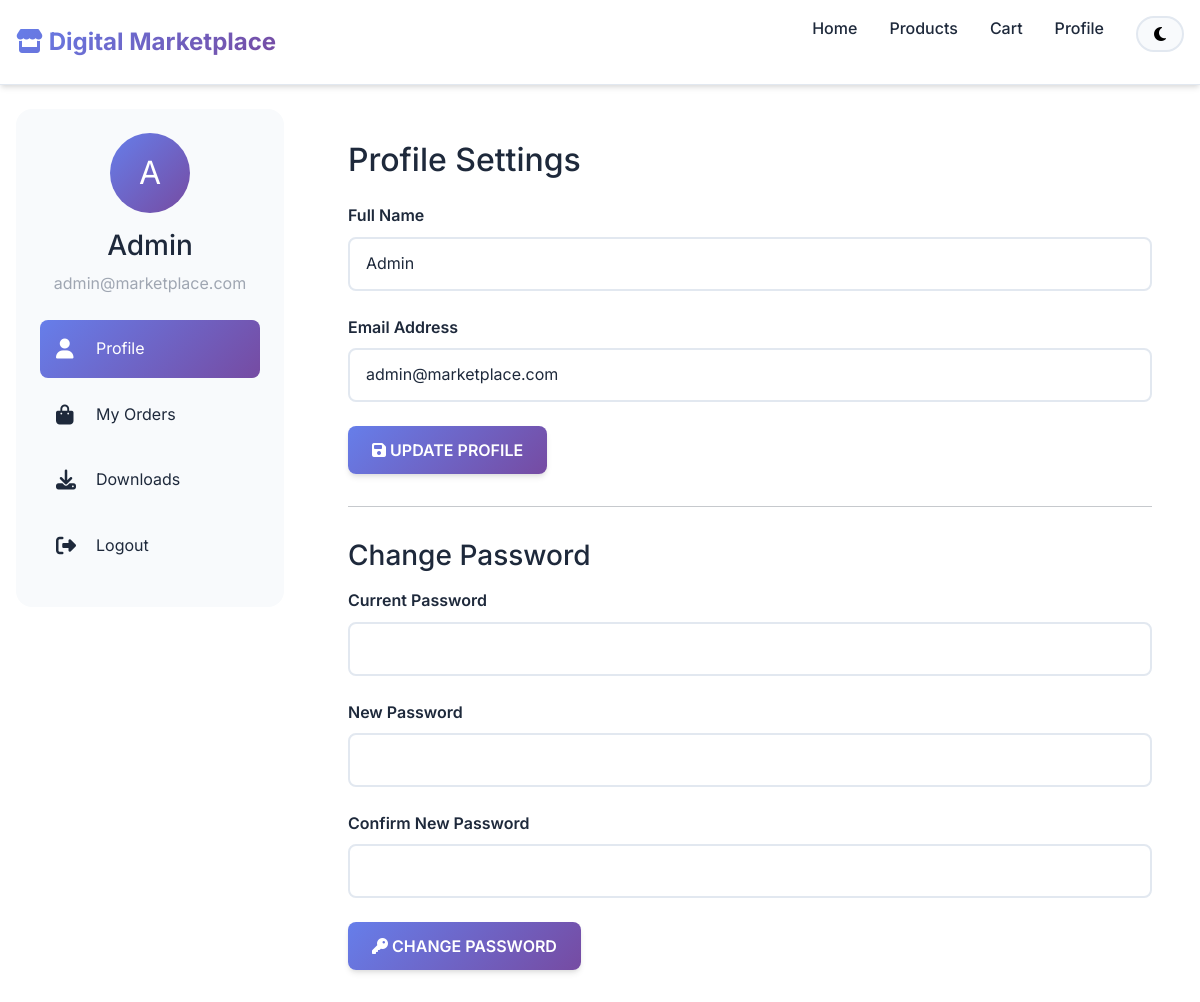
The app's page /ecommerce/pages/profile.php (signed in) with its own data.
### tables this page shows
CREATE TABLE users (
    id INT PRIMARY KEY AUTO_INCREMENT,
    name VARCHAR(100) NOT NULL,
    email VARCHAR(150) UNIQUE NOT NULL,
    password VARCHAR(255) NOT NULL,
    role ENUM('user', 'admin') DEFAULT 'user',
    status ENUM('active', 'blocked') DEFAULT 'active',
    created_at TIMESTAMP DEFAULT CURRENT_TIMESTAMP,
    updated_at TIMESTAMP DEFAULT CURRENT_TIMESTAMP ON UPDATE CURRENT_TIMESTAMP,
    INDEX idx_email (email),
    INDEX idx_role (role)
);

### ecommerce/includes/functions.php (called while the page is built, shortened)
<?php
function baseUrl($path = '') {
    return APP_URL . '/' . ltrim($path, '/');
}
function asset($path) {
    return baseUrl('assets/' . ltrim($path, '/'));
}

### ecommerce/includes/Database.php (called while the page is built, shortened)
<?php
class Database {
    private static $instance = null;
    private $conn;
    private function __construct() {
        try {
            $dsn = "mysql:host=" . DB_HOST . ";dbname=" . DB_NAME . ";charset=utf8mb4";
            $options = [
                PDO::ATTR_ERRMODE => PDO::ERRMODE_EXCEPTION,
                PDO::ATTR_DEFAULT_FETCH_MODE => PDO::FETCH_ASSOC,
                PDO::ATTR_EMULATE_PREPARES => false,
            ];
            $this->conn = new PDO($dsn, DB_USER, DB_PASS, $options);
        } catch (PDOException $e) {
            die("Database connection failed: " . $e->getMessage());
        }
    }
    public static function getInstance() {
        if (self::$instance === null) {
            self::$instance = new self();
        }
        return self::$instance;
    }
    public function getConnection() {
        return $this->conn;
    }
}

### ecommerce/includes/Auth.php (called while the page is built, shortened)
<?php
class Auth {
    private $db;
    public function __construct() {
        $this->db = Database::getInstance()->getConnection();
    }
    public function isLoggedIn() {
        return isset($_SESSION['user_id']);
    }
    public function getCurrentUser() {
        $stmt = $this->db->prepare("SELECT id, name, email, role, created_at FROM users WHERE id = ?");
        $stmt->execute([$_SESSION['user_id']]);
        return $stmt->fetch();
    }
}

### ecommerce/pages/profile.php (the view, shortened to what this page needs)
<?php
require_once '../includes/Database.php';
require_once '../includes/Auth.php';
require_once '../includes/functions.php';
$auth = new Auth();
$user = $auth->getCurrentUser();
$activeTab = isset($_GET['tab']) ? sanitize($_GET['tab']) : 'profile';
?>
<!DOCTYPE html>
<html lang="en">
<head>
    <link rel="stylesheet" href="https://cdnjs.cloudflare.com/ajax/libs/font-awesome/6.4.0/css/all.min.css">
    <link href="https://cdnjs.cloudflare.com/ajax/libs/mdb-ui-kit/6.4.2/mdb.min.css" rel="stylesheet">
    <link rel="stylesheet" href="<?= asset('css/styles.css') ?>">
</head>
<body>
    <nav class="desktop-navbar">
        <div class="container">
            <a href="<?= baseUrl() ?>" class="logo">
                <i class="fas fa-store"></i> Digital Marketplace
            </a>
            <ul class="nav-links">
                <li><a href="<?= baseUrl() ?>">Home</a></li>
                <li><a href="<?= baseUrl('pages/products.php') ?>">Products</a></li>
                <li><a href="<?= baseUrl('pages/cart.php') ?>">Cart</a></li>
                <li><a href="<?= baseUrl('pages/profile.php') ?>" class="active">Profile</a></li>
                <li>
                    <button class="theme-toggle" onclick="toggleTheme()">
                        <i class="fas fa-moon"></i>
                    </button>
                </li>
            </ul>
        </div>
    </nav>
    <div class="container mt-4">
        <div class="grid grid-4" style="gap: 2rem;">
            <div>
                <div class="profile-sidebar">
                    <div class="text-center mb-4">
                        <div class="user-avatar">
                            <?= strtoupper(substr($user['name'], 0, 1)) ?>
                        </div>
                        <h3><?= htmlspecialchars($user['name']) ?></h3>
                        <p class="text-secondary"><?= htmlspecialchars($user['email']) ?></p>
                    </div>
                    <ul class="profile-menu">
                        <li>
                            <a href="?tab=profile" class="<?= $activeTab === 'profile' ? 'active' : '' ?>">
                                <i class="fas fa-user"></i>
                                <span>Profile</span>
                            </a>
                        </li>
                        <li>
                            <a href="?tab=orders" class="<?= $activeTab === 'orders' ? 'active' : '' ?>">
                                <i class="fas fa-shopping-bag"></i>
                                <span>My Orders</span>
                            </a>
                        </li>
                        <li>
                            <a href="?tab=downloads" class="<?= $activeTab === 'downloads' ? 'active' : '' ?>">
                                <i class="fas fa-download"></i>
                                <span>Downloads</span>
                            </a>
                        </li>
                        <li>
                            <a href="<?= baseUrl('api/auth/logout.php') ?>" onclick="return confirm('Are you sure you want to logout?');">
                                <i class="fas fa-sign-out-alt"></i>
                                <span>Logout</span>
                            </a>
                        </li>
                    </ul>
                </div>
            </div>
            <div style="grid-column: span 3;">
                <div class="profile-content">
                    <?php if ($activeTab === 'profile'): ?>
                        <h2 class="mb-4">Profile Settings</h2>
                        <form id="profileForm">
                            <div class="form-group">
                                <label for="name">Full Name</label>
                                <input type="text" id="name" class="form-control" value="<?= htmlspecialchars($user['name']) ?>" required>
                            </div>
                            <div class="form-group">
                                <label for="email">Email Address</label>
                                <input type="email" id="email" class="form-control" value="<?= htmlspecialchars($user['email']) ?>" required>
                            </div>
                            <button type="submit" class="btn btn-primary">
                                <i class="fas fa-save"></i> Update Profile
                            </button>
                        </form>
                        <hr style="margin: 2rem 0;">
                        <h3 class="mb-3">Change Password</h3>
                        <form id="passwordForm">
                            <div class="form-group">
                                <label for="currentPassword">Current Password</label>
                                <input type="password" id="currentPassword" class="form-control" required>
                            </div>
                            <div class="form-group">
                                <label for="newPassword">New Password</label>
                                <input type="password" id="newPassword" class="form-control" required minlength="6">
                            </div>
                            <div class="form-group">
                                <label for="confirmPassword">Confirm New Password</label>
                                <input type="password" id="confirmPassword" class="form-control" required>
                            </div>
                            <button type="submit" class="btn btn-primary">
                                <i class="fas fa-key"></i> Change Password
                            </button>
                        </form>
                    <?php endif; ?>
                </div>
            </div>
        </div>
    </div>
</body>
</html>

### ecommerce/assets/css/styles.css (style rules this page uses)
:root { --primary: #6366f1; --primary-dark: #4f46e5; --secondary: #8b5cf6; --accent: #ec4899; --success: #10b981; --warning: #f59e0b; --danger: #ef4444; --info: #3b82f6; --gradient-primary: linear-gradient(135deg, #667eea 0%, #764ba2 100%); --gradient-secondary: linear-gradient(135deg, #f093fb 0%, #f5576c 100%); --gradient-success: linear-gradient(135deg, #4facfe 0%, #00f2fe 100%); --bg-primary: #ffffff; --bg-secondary: #f8fafc; --bg-tertiary: #f1f5f9; --bg-hover: #f1f5f9; --text-primary: #1e293b; --text-secondary: #64748b; --border-color: #e2e8f0; --shadow: 0 4px 6px -1px rgba(0, 0, 0, 0.1), 0 2px 4px -1px rgba(0, 0, 0, 0.06); --shadow-lg: 0 20px 25px -5px rgba(0, 0, 0, 0.1), 0 10px 10px -5px rgba(0, 0, 0, 0.04); }
* { margin: 0; padding: 0; box-sizing: border-box; }
body { font-family: 'Inter', -apple-system, BlinkMacSystemFont, 'Segoe UI', Roboto, sans-serif; background-color: var(--bg-primary); color: var(--text-primary); line-height: 1.6; transition: background-color 0.3s ease, color 0.3s ease; }
.desktop-navbar { background: var(--bg-primary); border-bottom: 1px solid var(--border-color); padding: 1rem 0; position: sticky; top: 0; z-index: 999; box-shadow: var(--shadow); }
.desktop-navbar .container { display: flex; justify-content: space-between; align-items: center; max-width: 1200px; margin: 0 auto; padding: 0 1rem; }
.desktop-navbar .logo { font-size: 1.5rem; font-weight: 700; background: var(--gradient-primary); -webkit-background-clip: text; -webkit-text-fill-color: transparent; background-clip: text; text-decoration: none; }
.desktop-navbar .nav-links { display: flex; gap: 2rem; list-style: none; }
.desktop-navbar .nav-links a { text-decoration: none; color: var(--text-primary); font-weight: 500; transition: color 0.3s ease; }
.btn { padding: 0.75rem 1.5rem; border-radius: 0.5rem; font-weight: 600; text-decoration: none; display: inline-block; transition: all 0.3s ease; border: none; cursor: pointer; font-size: 1rem; }
.btn-primary { background: var(--gradient-primary); color: white; box-shadow: var(--shadow); }
.grid { display: grid; gap: 1.5rem; }
.grid-4 { grid-template-columns: repeat(4, 1fr); }
.form-group { margin-bottom: 1.5rem; }
.form-group label { display: block; margin-bottom: 0.5rem; font-weight: 600; color: var(--text-primary); }
.form-control { width: 100%; padding: 0.75rem 1rem; border: 2px solid var(--border-color); border-radius: 0.5rem; font-size: 1rem; background: var(--bg-primary); color: var(--text-primary); transition: border-color 0.3s ease; }
.theme-toggle { background: var(--bg-secondary); border: 2px solid var(--border-color); border-radius: 2rem; padding: 0.5rem 1rem; cursor: pointer; display: flex; align-items: center; gap: 0.5rem; transition: all 0.3s ease; }
@media (min-width: 769px) { .desktop-navbar { display: block; } }
@media (min-width: 769px) { .grid-4 { grid-template-columns: repeat(4, 1fr); } }
.container { max-width: 1200px; margin: 0 auto; padding: 0 1rem; }
.text-center { text-align: center; }
.mt-4 { margin-top: 2rem; }
.mb-3 { margin-bottom: 1.5rem; }
.mb-4 { margin-bottom: 2rem; }

### ecommerce/pages/profile.php (style rules this page uses)
.profile-sidebar { background: var(--bg-secondary); border-radius: 1rem; padding: 1.5rem; position: sticky; top: 100px; }
.profile-menu { list-style: none; padding: 0; margin: 0; }
.profile-menu li { margin-bottom: 0.5rem; }
.profile-menu a { display: flex; align-items: center; gap: 1rem; padding: 1rem; border-radius: 0.5rem; text-decoration: none; color: var(--text-primary); transition: all 0.3s ease; }
.profile-menu a.active { background: var(--gradient-primary); color: white; }
.profile-menu i { font-size: 1.25rem; width: 24px; }
.profile-content { background: var(--bg-primary); border-radius: 1rem; padding: 2rem; }
.user-avatar { width: 80px; height: 80px; border-radius: 50%; background: var(--gradient-primary); display: flex; align-items: center; justify-content: center; font-size: 2rem; color: white; margin: 0 auto 1rem; }

### records on screen
users: name "A", name "Admin", email "admin@marketplace.com"
